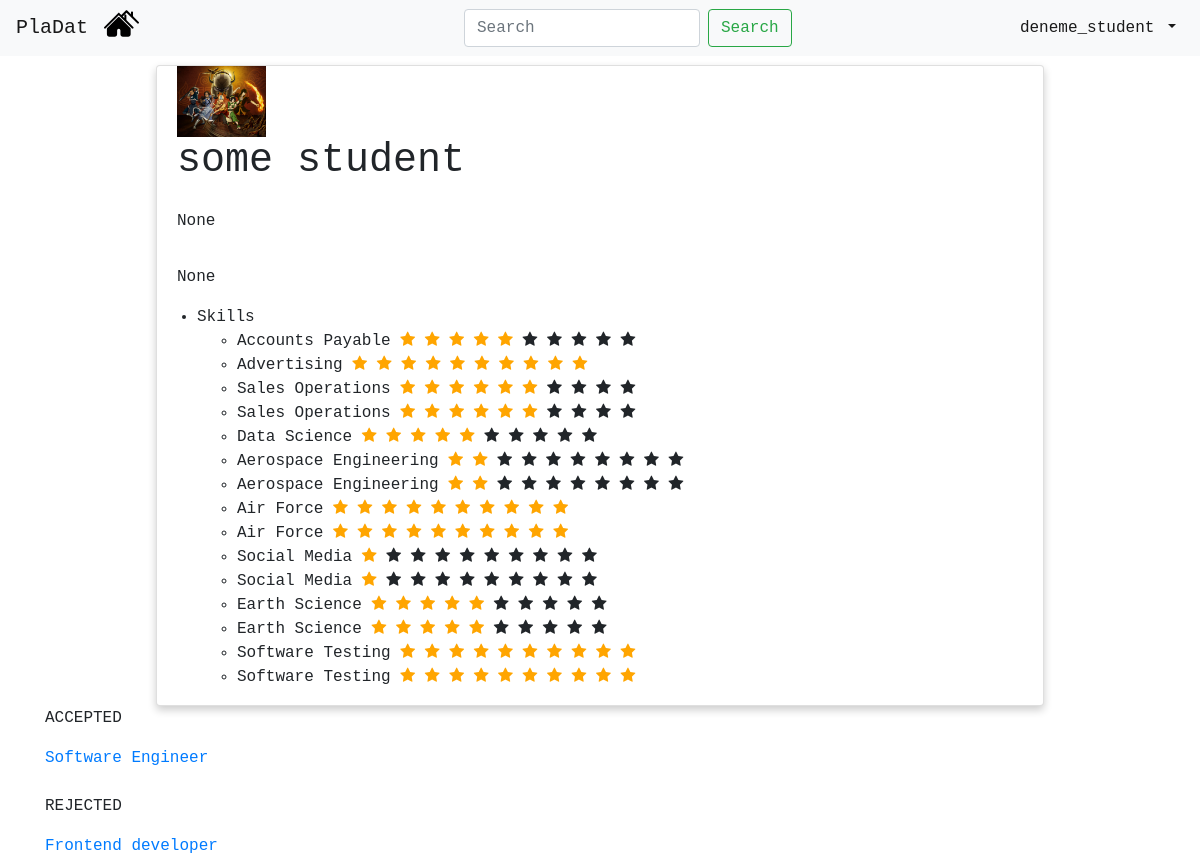
Page /profile/6/ (signed in) on the committed database.
### mainapp/models.py (models this page shows, shortened)
class Student(models.Model):
    user_id = models.IntegerField(default=None)
    name = models.CharField(max_length=100,default=None, unique=True)
    surname = models.CharField(max_length=100,default=None)
    school_name = models.CharField(max_length=100,default=None,null=True)
    department = models.CharField(max_length=100,default=None,null=True)
    birth_date = models.DateField(null=True, blank=True)
    start_date = models.DateField(null=True, blank=True)
    end_date = models.DateField(default=None,null=True)
    cgpa = models.FloatField(default=0.0,null=True) #gpa
    e_mail = models.EmailField(default=None,null=True)
    location = models.CharField(max_length=30, default=None, null=True)

class Skill(models.Model):
    skill = models.CharField(max_length=100,default=None)

class Job(models.Model):
    employer = models.ForeignKey(Employer, on_delete=models.CASCADE,default=None) #employer_id
    job_title = models.CharField(max_length=100,default=None)
    job_description = models.CharField(max_length=100,default=None) #description
    publish_time = models.DateTimeField(auto_now_add=True, blank=True)
    due_date = models.DateField(default=None,null=True)
    req_departments = models.CharField(max_length=100,default=None,null=True)

### mainapp/views.py (the view, shortened to what this page needs)
# urls.py: path('profile/<int:userid>/', views.view_self_profile, name='view_self_profile'), # returns employer and student profile
@login_required
def view_self_profile(request, userid):
    current_user = request.user
    if Student.objects.filter(user_id=userid).count()==1:
        student = Student.objects.get(user_id=userid)
        students_skill_total = get_skill_rate_zipped_student(student)
        is_users_profile = (current_user.id == student.user_id) # check if profile is user's profile
        accepted_applications = Application.objects.filter(student_id=student.id, is_accepted=2)
        accepted_applications_jobs = []
        for item in accepted_applications:
            accepted_applications_jobs.append(Job.objects.get(id = item.job_id))
        declined_applications = Application.objects.filter(student_id=student.id, is_accepted=1)
        declined_applications_jobs = []
        for item in declined_applications:
            declined_applications_jobs.append(Job.objects.get(id = item.job_id))
        return render(request, "profile.html", {"student": student,
                                                "students_skill_total": students_skill_total,
                                                "accepted_applications_jobs": accepted_applications_jobs,
                                                "declined_applications_jobs": declined_applications_jobs,
                                                "is_users_profile": is_users_profile})

### mainapp/utils.py (called while the page is built)
def get_skill_rate_zipped_student(student):
    students_skill = StudentSkill.objects.filter(student_id=student.id)
    students_skill_list = []
    students_rate_list = []
    for item in students_skill:
        students_skill_list.append(Skill.objects.get(id=item.skill_id).skill)
        students_rate_list.append(item.rate)
    students_skill_total = zip(students_skill_list,students_rate_list)
    return students_skill_total

### mainapp/templates/profile.html (shortened to what this page needs)
{% extends 'navbar.html' %}
{% block content %}
<!DOCTYPE html>
<html lang="en">
<head>
    {% load static %}
    <link href="{% static "main.css" %}" rel="stylesheet" />
    <link rel="stylesheet" href="https://maxcdn.bootstrapcdn.com/bootstrap/4.0.0/css/bootstrap.min.css">
    <link rel="stylesheet" href="https://cdnjs.cloudflare.com/ajax/libs/font-awesome/4.7.0/css/font-awesome.min.css">
</head>
<body>
    <div class="card">
        <img src="{% static "avatar.jpg" %}" alt="John" style="width:10%; margin-left: 20px">
        <h1 style="margin-left: 20px">{{student.name}}  {{student.surname}}</h1>
        <p class="major"><p>{{student.department}} </p></p>
        <p>{{student.school_name}} </p>
        <ul >
            <li> Skills </li>
                <ul >
                  {% for skill,rate in students_skill_total %}
                    <li> {{skill}}
                      {% for i in '0123456789'|make_list %}
                      {% if forloop.counter <= rate %}
                      <span class="fa fa-star checked"></span>
                      {% else %}
                      <span class="fa fa-star"></span>
                      {% endif %}
                      {% endfor %}
                    </li>
                  {% endfor %}
                </ul>
        </ul>
  </div>
  {% if is_users_profile %}
  <p>ACCEPTED</p>
  {% for item in accepted_applications_jobs %}
  <a href="{% url 'see_details' jobid=item.id %}">{{item.job_title}}</a>
  {% endfor %}
  <br><br>
  <p>REJECTED</p>
  {% for item in declined_applications_jobs %}
  <a href="{% url 'see_details' jobid=item.id %}">{{item.job_title}}</a>
  {% endfor %}
  {% endif %}
</body>
</html>
{% endblock %}

### mainapp/templates/navbar.html (shortened to what this page needs)
<!doctype html>
<html lang="en">
  <head>
    {% load static %}
    <link rel="stylesheet" href="https://maxcdn.bootstrapcdn.com/bootstrap/4.0.0/css/bootstrap.min.css">
  </head>
  <body>
    <nav class="navbar navbar-expand-sm navbar-light bg-light fixed-top ">
        <a href="#" class="navbar-brand">PlaDat</a>
        <div class="navbar-collapse collapse w-100 order-1 order-md-0 dual-collapse2">
            <ul class="navbar-nav mr-auto">
                <li class="nav-item">
                    <a href="{% url 'index' %}"> <img style="width:35px; margin-top: -10px; margin-left: -1%;" src="{% static "two-houses.svg" %}"> </a>
                </li>
            </ul>
        </div>
        <div class="navbar-collapse collapse w-100 order-1 order-md-0 dual-collapse2">
          <form class="form-inline my-2 my-lg-0 ">
            <input class="form-control mr-sm-2 " type="search" placeholder="Search" aria-label="Search">
            <button class="btn btn-outline-success my-2 my-sm-0 " href="#" type="submit">Search</button>
          </form>
        </div>
        <div class="navbar-collapse collapse w-100 order-3 dual-collapse2">
            <ul class="navbar-nav ml-auto">
                <li class="nav-item dropdown">
                    <a class="nav-link dropdown-toggle active" href="#" id="navbarDropdown" role="button" data-toggle="dropdown" aria-haspopup="true" aria-expanded="false">
                      {{ user.username }}
                      </a>
                </li>
            </ul>
          </div>
    </nav>
    <div class="container">
      {% block content %}
      {% endblock %}
    </div>
    </body>
</html>

### mainapp/static/main.css (style rules this page uses)
* { box-sizing: border-box; }
body { font: 16px Arial; }
input { border-radius: 5px; border: 1px solid #D5D8DC; background-color: #f1f1f1; padding: 6px; font-size: 16px; }

### mainapp/templates/navbar.html (style rules this page uses)
* { font-family: "Lucida Console", "Courier New", monospace; }
.navbar { max-height: 65px; }

### mainapp/templates/profile.html (style rules this page uses)
body { padding-top: 65px; }
* { font-family: "Lucida Console", "Courier New", monospace; }
.card { user-select: none; box-shadow: 0 4px 8px 0 rgba(0, 0, 0, 0.2); max-width: 80%; margin: auto; }
.card p { margin-left: 20px; }
.checked { color: orange; }

### rows in the picture
Student: name "some", surname "student", department "None", school_name "None"
Skill: students_skill_total "Accounts Payable"
Skill: students_skill_total "Advertising"
Skill: students_skill_total "Sales Operations" "Sales Operations"
Skill: students_skill_total "Data Science"
Skill: students_skill_total "Aerospace Engineering" "Aerospace Engineering"
Skill: students_skill_total "Air Force" "Air Force"
Skill: students_skill_total "Social Media" "Social Media"
Skill: students_skill_total "Earth Science" "Earth Science"
Skill: students_skill_total "Software Testing" "Software Testing"
Job: job_title "Software Engineer"
Job: job_title "Frontend developer"

### other values in the picture
{{ user.username }} "deneme_student"
